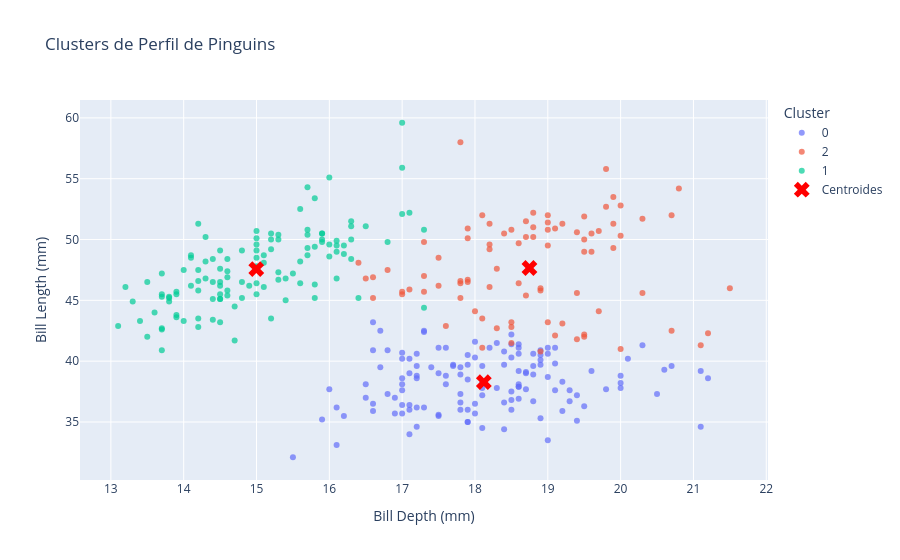

The notebook cell this image was saved under:
### Markdown cell above
# 5 - Construa pelo 2 matriz de dispersão como realizada em aula indicando os pontos e centroides.

**Comece usando x='bill_length_mm' e y='bill_depth_mm' para analisar o primeiro gráfico e em seguida escolha outras variaveis para o segundo.**

### Code cell
# Criando um df com os dados originais e  rótulos de cluster
penguins_clusters = pd.DataFrame({
    'bill_depth_mm': penguins['bill_depth_mm'],
    'bill_length_mm': penguins['bill_length_mm'],
    'cluster': labels.astype(str)
})

# Plotar os pontos de dados coloridos
fig = px.scatter(penguins_clusters, x='bill_depth_mm', y='bill_length_mm', color='cluster',
                 color_continuous_scale='viridis', opacity=0.7,
                 title='Clusters de Perfil de Pinguins',)

# Adicionar os centroides ao gráfico

# colunas_padronizar = ['bill_length_mm', 'bill_depth_mm', 'flipper_length_mm', 'body_mass_g']


fig.add_scatter(x=centroides_originais[:, 1], y=centroides_originais[:, 0],
                mode='markers', marker=dict(color='red', symbol='x', size=14),
                name='Centroides')

fig.update_layout(xaxis_title='Bill Depth (mm)', yaxis_title='Bill Length (mm)',
                  legend_title='Cluster')
fig.show()

### Figure 1 — Plotly figure (JSON) as saved in the notebook; plotly's stock layout.template omitted (floating-point values rounded to 4 significant figures; data arrays with more than 128 entries replaced by an {"elided": "..."} marker saying what was removed)
{"data": [{"hovertemplate": "cluster=0<br>bill_depth_mm=%{x}<br>bill_length_mm=%{y}<extra></extra>", "legendgroup": "0", "marker": {"color": "#636efa", "opacity": 0.7, "symbol": "circle"}, "mode": "markers", "name": "0", "orientation": "v", "showlegend": true, "type": "scatter", "x": {"elided": "129 float values"}, "xaxis": "x", "y": {"elided": "129 float values"}, "yaxis": "y"}, {"hovertemplate": "cluster=2<br>bill_depth_mm=%{x}<br>bill_length_mm=%{y}<extra></extra>", "legendgroup": "2", "marker": {"color": "#EF553B", "opacity": 0.7, "symbol": "circle"}, "mode": "markers", "name": "2", "orientation": "v", "showlegend": true, "type": "scatter", "x": [20.7, 21.5, 19.7, 21.2, 19.5, 21.1, 19.4, 18.9, 18.5, 19.1, 17.6, 18.1, 18.9, 18.5, 20.0, 19.0, 20.3, 19.5, 18.3, 18.0, 19.2, 18.5, 17.9, 19.5, 19.2, 18.7, 19.8, 17.8, 18.2, 18.2, 18.9, 19.9, 17.8, 20.3, 17.3, 18.1, 17.1, 19.6, 20.0, 17.8, 18.6, 18.2, 17.5, 19.4, 17.9, 19.0, 18.4, 19.0, 17.8, 20.0, 20.8, 18.8, 18.6, 16.8, 18.3, 20.7, 16.6, 19.9, 19.5, 17.5, 19.1, 17.0, 17.9, 18.5, 17.9, 19.6, 18.7, 17.3, 16.4, 19.0, 17.3, 19.7, 18.8, 16.6, 19.9, 18.8, 19.4, 19.5, 16.5, 17.0, 19.8, 18.1, 18.2, 19.0, 18.7], "xaxis": "x", "y": [42.5, 46.0, 44.1, 42.3, 42.0, 41.3, 41.8, 45.8, 42.8, 42.1, 42.9, 41.1, 40.8, 43.2, 41.0, 43.2, 45.6, 42.2, 42.7, 44.1, 43.1, 41.5, 46.5, 50.0, 51.3, 45.4, 52.7, 45.2, 46.1, 51.3, 46.0, 51.3, 46.6, 51.7, 47.0, 52.0, 45.9, 50.5, 50.3, 58.0, 46.4, 49.2, 48.5, 50.6, 46.7, 52.0, 50.5, 49.5, 46.4, 52.8, 54.2, 51.0, 49.7, 47.5, 47.6, 52.0, 46.9, 53.5, 49.0, 46.2, 50.9, 45.5, 50.9, 50.8, 50.1, 49.0, 51.5, 49.8, 48.1, 51.4, 45.7, 50.7, 52.2, 45.2, 49.3, 50.2, 45.6, 51.9, 46.8, 45.7, 55.8, 43.5, 49.6, 50.8, 50.2], "yaxis": "y"}, {"hovertemplate": "cluster=1<br>bill_depth_mm=%{x}<br>bill_length_mm=%{y}<extra></extra>", "legendgroup": "1", "marker": {"color": "#00cc96", "opacity": 0.7, "symbol": "circle"}, "mode": "markers", "name": "1", "orientation": "v", "showlegend": true, "type": "scatter", "x": [13.2, 16.3, 14.1, 15.2, 14.5, 13.5, 14.6, 15.3, 13.4, 15.4, 13.7, 16.1, 13.7, 14.6, 14.6, 15.7, 13.5, 15.2, 14.5, 15.1, 14.3, 14.5, 14.5, 15.8, 13.1, 15.1, 15.0, 14.3, 15.3, 15.3, 14.2, 14.5, 17.0, 14.8, 16.3, 13.7, 17.3, 13.6, 15.7, 13.7, 16.0, 13.7, 15.0, 15.9, 13.9, 13.9, 15.9, 13.3, 15.8, 14.2, 14.1, 14.4, 15.0, 14.4, 15.4, 13.9, 15.0, 14.5, 15.3, 13.8, 14.9, 13.9, 15.7, 14.2, 16.8, 16.2, 14.2, 15.0, 15.0, 15.6, 15.6, 14.8, 15.0, 16.0, 14.2, 16.3, 13.8, 16.4, 14.5, 15.6, 14.6, 15.9, 13.8, 17.3, 14.4, 14.2, 14.0, 17.0, 15.0, 17.1, 14.5, 16.1, 14.7, 15.7, 15.8, 14.6, 14.4, 16.5, 15.0, 17.0, 15.5, 15.0, 16.1, 14.7, 15.8, 14.0, 15.1, 15.2, 15.9, 15.2, 16.3, 14.1, 16.0, 16.2, 13.7, 14.3, 15.7, 14.8, 16.1], "xaxis": "x", "y": [46.1, 50.0, 48.7, 50.0, 47.6, 46.5, 45.4, 46.7, 43.3, 46.8, 40.9, 49.0, 45.5, 48.4, 45.8, 49.3, 42.0, 49.2, 46.2, 48.7, 50.2, 45.1, 46.5, 46.3, 42.9, 46.1, 47.8, 48.2, 50.0, 47.3, 42.8, 45.1, 59.6, 49.1, 48.4, 42.6, 44.4, 44.0, 48.7, 42.7, 49.6, 45.3, 49.6, 50.5, 43.6, 45.5, 50.5, 44.9, 45.2, 46.6, 48.5, 45.1, 50.1, 46.5, 45.0, 43.8, 45.5, 43.2, 50.4, 45.3, 46.2, 45.7, 54.3, 45.8, 49.8, 49.5, 43.5, 50.7, 47.7, 46.4, 48.2, 46.5, 46.4, 48.6, 47.5, 51.1, 45.2, 45.2, 49.1, 52.5, 47.4, 50.0, 44.9, 50.8, 43.4, 51.3, 47.5, 52.1, 47.5, 52.2, 45.5, 49.5, 44.5, 50.8, 49.4, 46.9, 48.4, 51.1, 48.5, 55.9, 47.2, 49.1, 46.8, 41.7, 53.4, 43.3, 48.1, 50.5, 49.8, 43.5, 51.5, 46.2, 55.1, 48.8, 47.2, 46.8, 50.4, 45.2, 49.9], "yaxis": "y"}, {"marker": {"color": "red", "size": 14, "symbol": "x"}, "mode": "markers", "name": "Centroides", "type": "scatter", "x": [18.12, 15.0, 18.75], "y": [38.28, 47.57, 47.66]}], "layout": {"legend": {"title": {"text": "Cluster"}, "tracegroupgap": 0}, "title": {"text": "Clusters de Perfil de Pinguins"}, "xaxis": {"anchor": "y", "domain": [0, 1], "title": {"text": "Bill Depth (mm)"}}, "yaxis": {"anchor": "x", "domain": [0, 1], "title": {"text": "Bill Length (mm)"}}}}
